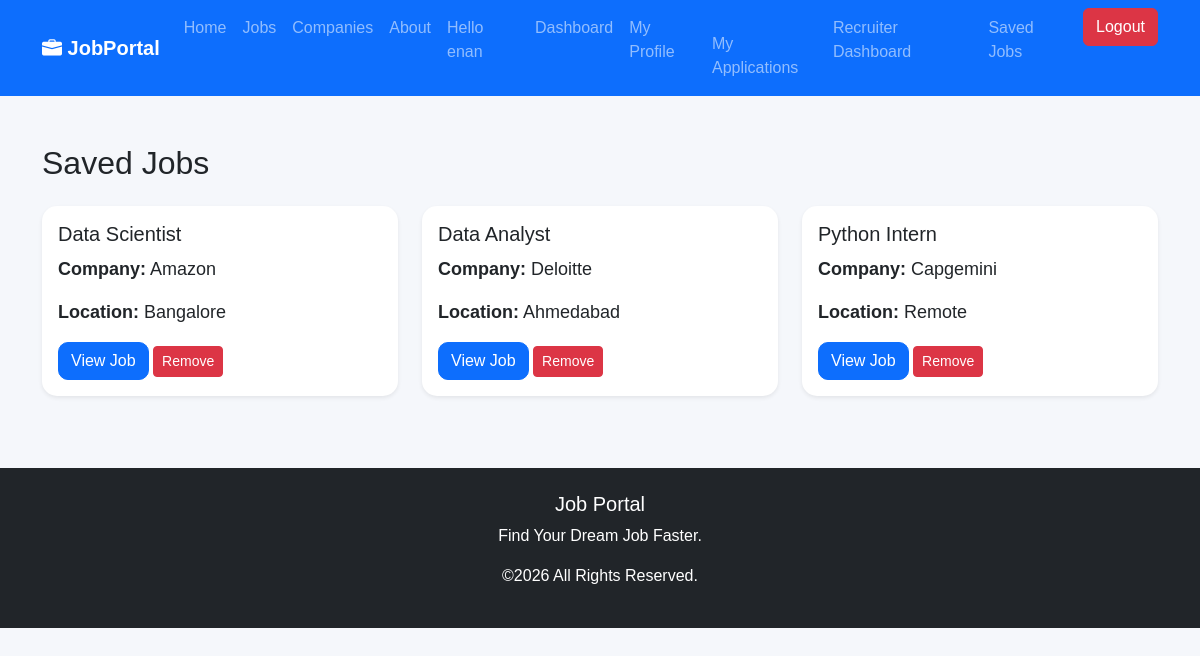
The app's page /applications/saved/ (signed in) with its own data.
### applications/models.py (models this page shows, shortened)
class SavedJob(models.Model):
    user = models.ForeignKey(
        User,
        on_delete=models.CASCADE
    )
    job = models.ForeignKey(
        Job,
        on_delete=models.CASCADE
    )
    saved_at = models.DateTimeField(auto_now_add=True)
    class Meta:
        unique_together = ("user", "job")

### jobs/models.py (models this page shows, shortened)
class Job(models.Model):
    class EmploymentType(models.TextChoices):
        FULL_TIME = "full_time", "Full Time"
        PART_TIME = "part_time", "Part Time"
        CONTRACT = "contract", "Contract"
        INTERNSHIP = "internship", "Internship"
    title = models.CharField(max_length=200)
    company = models.ForeignKey(Company,on_delete=models.CASCADE)
    location = models.CharField(max_length=200)
    salary = models.CharField(max_length=100)
    description = models.TextField()
    employment_type = models.CharField(
        max_length=20,
        choices=EmploymentType.choices,
        default=EmploymentType.FULL_TIME,
    )
    is_active = models.BooleanField(default=True)
    created_at = models.DateTimeField(auto_now_add=True)
    updated_at = models.DateTimeField(default=timezone.now)
    class Meta:
        ordering = ["-created_at"]

class Company(models.Model):
    name = models.CharField(max_length=200)
    logo = models.ImageField(
        upload_to="company_logo/",
        blank=True,
        null=True
    )
    website = models.URLField(
        blank=True,
        null=True
    )
    email = models.EmailField(
        blank=True,
        null=True
    )
    location = models.CharField(
        max_length=200,
        blank=True,
        null=True
    )
    description = models.TextField(
        blank=True,
        null=True
    )

### applications/views.py (the view)
@login_required
def saved_jobs(request):
    saved_jobs = SavedJob.objects.filter(
        user=request.user
    ).select_related("job", "job__company")
    context = {
        "saved_jobs": saved_jobs
    }
    return render(
        request,
        "applications/saved_jobs.html",
        context
    )

### templates/applications/saved_jobs.html (shortened to what this page needs)
{% extends "base.html" %}
{% block content %}
<div class="container mt-5">
    <h2 class="mb-4">
        Saved Jobs
    </h2>
    <div class="row">
        {% for saved in saved_jobs %}
        <div class="col-md-4 mb-4">
            <div class="card shadow-sm h-100">
                <div class="card-body">
                    <h5>
                        {{ saved.job.title }}
                    </h5>
                    <p>
                        <strong>Company:</strong>
                        {{ saved.job.company.name }}
                    </p>
                    <p>
                        <strong>Location:</strong>
                        {{ saved.job.location }}
                    </p>
                    <a href="{% url 'job_detail' saved.job.id %}"
                       class="btn btn-primary">
                        View Job
                    </a>
                    <a href="{% url 'unsave_job' saved.job.id %}"
                        class="btn btn-danger btn-sm">
                        Remove
                    </a>
                </div>
            </div>
        </div>
        {% empty %}
        <div class="alert alert-info">
            No Saved Jobs.
        </div>
        {% endfor %}
    </div>
</div>
{% endblock %}

### templates/base.html (shortened to what this page needs)
{% load static %}
<!DOCTYPE html>
<html lang="en">
<head>
<link href="https://cdn.jsdelivr.net/npm/bootstrap@5.3.3/dist/css/bootstrap.min.css" rel="stylesheet">
<link rel="stylesheet"
href="https://cdn.jsdelivr.net/npm/bootstrap-icons@1.11.3/font/bootstrap-icons.min.css">
<link rel="stylesheet"
href="{% static 'css/style.css' %}">
</head>
<body>
<nav class="navbar navbar-expand-lg navbar-dark bg-primary">
<div class="container">
<a class="navbar-brand fw-bold" href="/">
<i class="bi bi-briefcase-fill"></i>
JobPortal
</a>
<div class="collapse navbar-collapse"
id="navbar">
<ul class="navbar-nav ms-auto">
<li class="nav-item">
<a class="nav-link" href="/">Home</a>
</li>
<li class="nav-item">
<a class="nav-link" href="{% url 'home' %}">Jobs</a>
</li>
<li class="nav-item">
<a class="nav-link" href="{% url 'company_list' %}">Companies</a>
</li>
<li class="nav-item">
<a class="nav-link" href="#">About</a>
</li>
<li class="nav-item">
{% if user.is_authenticated %}
<li class="nav-item">
<span class="nav-link">
Hello {{ user.username }}
<li class="nav-item">
    <a class="nav-link" href="{% url 'dashboard' %}">
        Dashboard
    </a>
</li>
<li class="nav-item">
<a class="nav-link"
href="{% url 'profile' %}">
My Profile
<li class="nav-item">
    <a class="nav-link"
       href="{% url 'my_applications' %}">
        My Applications
    </a>
{% if user.is_staff %}
<li class="nav-item">
    <a class="nav-link"
       href="{% url 'admin_dashboard' %}">
        Recruiter Dashboard
    </a>
</li>
{% endif %}
</li>
<li class="nav-item">
    <a class="nav-link" href="{% url 'saved_jobs' %}">
        Saved Jobs
    </a>
</li>
</a>
</li>
</span>
</li>
<li class="nav-item">
<a class="btn btn-danger ms-2"
href="{% url 'logout' %}">
Logout
</a>
</li>
{% endif %}
</li>
</ul>
</div>
</div>
</nav>
{% block content %}
{% endblock %}
<footer class="bg-dark text-white mt-5">
<div class="container text-center py-4">
<h5>Job Portal</h5>
<p>Find Your Dream Job Faster.</p>
<p>©2026 All Rights Reserved.</p>
</div>
</footer>
</body>
</html>

### static/style.css (style rules this page uses)
body { background:#f6f8fc; font-family:Arial,Helvetica,sans-serif; }
footer { margin-top:80px; }
body { background:#f5f7fb; font-family:Arial, Helvetica, sans-serif; }
.card { border:none; border-radius:15px; transition:.3s; }
.btn-primary { border-radius:10px; }
.card { border-radius:15px; transition:.3s; }
.card p { font-size:18px; margin-top:10px; }

### records on screen
SavedJob: job "Data Scientist", job.company.name "Amazon", job.location "Bangalore"
SavedJob: job "Data Analyst", job.company.name "Deloitte", job.location "Ahmedabad"
SavedJob: job "Python Intern", job.company.name "Capgemini", job.location "Remote"

### other values on screen
{{ user.username }} "enan"
